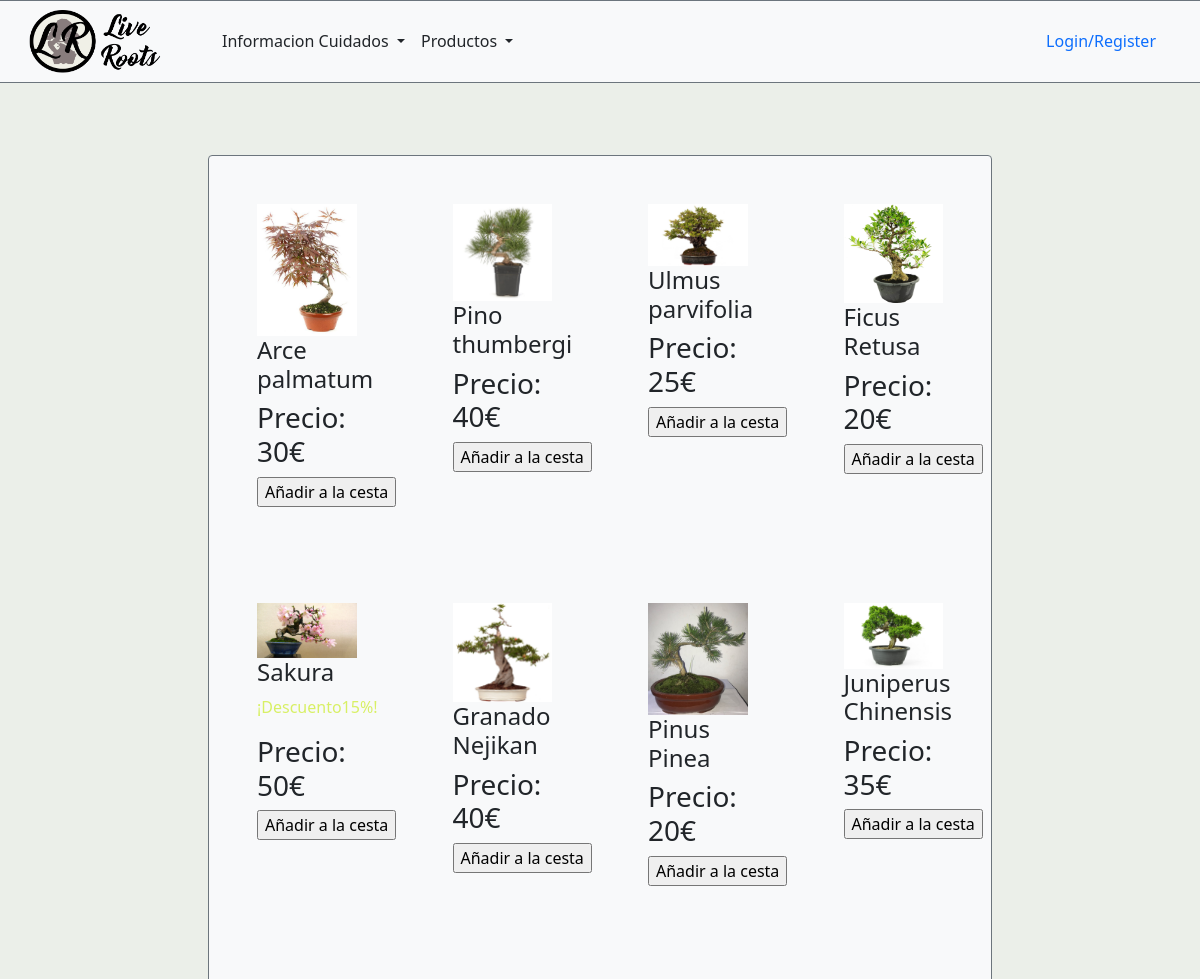
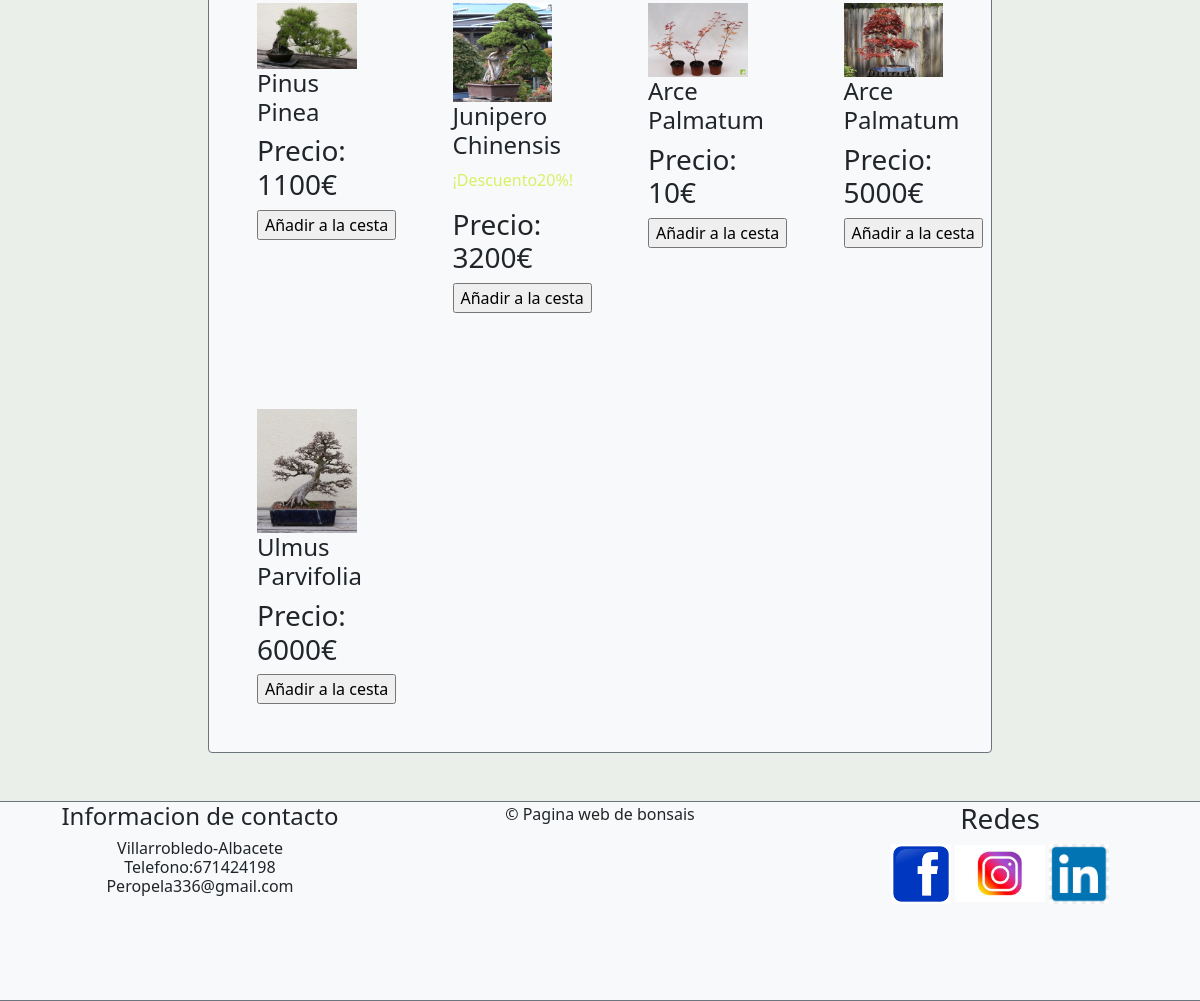
Screenshot of /capaPresentacion/tienda.php with the database file from the repository (2 pictures, top to bottom).
### tables this page shows
create table
    Productos (
        codProducto int primary key,
        nombreProducto varchar(20),
        descripcion varchar(50),
        cantidad int,
        img varchar(100),
        precio int,
        tipo varchar(15),
        descuento varchar(20)
    );

### capaPresentacion/tienda.php (the view, shortened to what the rows shown need)
<?php
include '../capaNegocio/productos.php';
?>
<!doctype html>
<html lang="en">
	<head>
		<link href="https://cdn.jsdelivr.net/npm/bootstrap@5.0.2/dist/css/bootstrap.min.css" rel="stylesheet">
		<link rel="stylesheet" href="index.css" type="text/css" media="screen" />
	</head>
	<body>
			<?php
		if (isset($_SESSION['usuario'])) {
			?>
			<div class="container-fluid ">
				<header class="navbar-light bg-light row border-top border-bottom border-secondary">
					<nav class="navbar navbar-expand-lg navbar-light bg-light">
						<div class="container-fluid">
							<a class="navbar-brand" href="tienda.php "><img class="img-fluid" src="img/logo titulo.png" width="170"></a>
							<button class="navbar-toggler" type="button" data-bs-toggle="collapse" data-bs-target="#navbarSupportedContent" aria-controls="navbarSupportedContent" aria-expanded="false" aria-label="Toggle navigation">
								<span class="navbar-toggler-icon"></span>
							</button>
							<div class="collapse navbar-collapse" id="navbarSupportedContent">
								<ul class="navbar-nav me-auto mb-2 mb-lg-0">
									<li class="nav-item dropdown">
										<a id="produ3" class="nav-link dropdown-toggle text-dark" href="#" id="navbarDropdown" role="button" data-bs-toggle="dropdown" aria-expanded="false">
											Productos
										</a>
										<ul class="dropdown-menu" aria-labelledby="navbarDropdown">
											<li><form action="tienda.php" method="post"><input type="submit" class="dropdown-item" href="#" value="Bonsais" name="productosbonsai"></form></li>
											<li><form action="tienda.php" method="post"><input type="submit" class="dropdown-item" href="#" value="Prebonsais" name="productosprebonsai"></form></li>
											<li><form action="tienda.php" method="post"><input type="submit" class="dropdown-item" href="#" value="Plantones" name="productosplanton"></form></li>
										</ul>
									</li>
									<li class="nav-item dropdown ">
										<a id="info3" class="nav-link dropdown-toggle text-dark" href="#" id="navbarDropdown" role="button" data-bs-toggle="dropdown" aria-expanded="false">
											Informacion Cuidados
										</a>
										<ul class="dropdown-menu" aria-labelledby="navbarDropdown">
											<li><a class="dropdown-item" href="topconocidos.php">Top Conocidos</a></li>
											<li><a class="dropdown-item" href="infoCuidados.php">Info Cuidados</a></li>
										</ul>
									</li>
								</ul>
								<form class="d-flex" method="post" action="tienda.php">
									<input class="form-control me-2"  placeholder="Search" aria-label="Search" name="buscador">
									<input class="btn  btn-outline-dark" type="submit" name="botonsearch" value="Search">
								</form>
								<ul class="navbar-nav  m-lg-2">
									<li class="nav-item dropdown ">
										<button class="btn btn-light dropdown-toggle" type="button" id="dropdownMenuButton1" data-bs-toggle="dropdown" aria-expanded="false">
											<svg xmlns="http://www.w3.org/2000/svg" width="16" height="16" fill="currentColor" class="bi bi-person-circle" viewBox="0 0 16 16">
											<path d="M11 6a3 3 0 1 1-6 0 3 3 0 0 1 6 0z"/>
											<path fill-rule="evenodd" d="M0 8a8 8 0 1 1 16 0A8 8 0 0 1 0 8zm8-7a7 7 0 0 0-5.468
												  11.37C3.242 11.226 4.805 10 8 10s4.757 1.225 5.468 2.37A7 7 0 0 0 8 1z"/> </svg>
												  <?php
												  echo $_SESSION['usuario']->getNombre();
												  ?>
										</button>
										<ul class="dropdown-menu" aria-labelledby="dropdownMenuButton1">
											<li><a class="dropdown-item" href="perfil.php">Perfil</a></li>
											<li><a class="dropdown-item" href="compras.php">Compras</a></li>
											<?php
											if ($_SESSION['usuario']->getEmail() == "admin@livingroots.es") {
												?>
												<li><a class="dropdown-item" href="administracion.php">Administracion</a></li>
												<?php
											}
											?>
											<li><a class="dropdown-item" href="#"><form action="tienda.php" method="post">
														<button class="bg-light border border-0" type="submit" name="cierrasesion">cierra sesion</button>
													</form></a></li>
										</ul>
									</li>
									<li class="nav-item dropdown m-auto">
										<a href="carrito.php"><svg xmlns="http://www.w3.org/2000/svg" width="30" height="30"  class="bi bi-basket" viewBox="0 0 16 16">
											<path d="M5.757 1.071a.5.5 0 0 1 .172.686L3.383 6h9.234L10.07 1.757a.5.5 0 1 1 .858-.514L13.783 6H15a1 1 0 0 1 1 1v1a1 1 0 0 1-1
												  1v4.5a2.5 2.5 0 0 1-2.5 2.5h-9A2.5 2.5 0 0 1 1 13.5V9a1 1 0 0 1-1-1V7a1 1 0 0 1 1-1h1.217L5.07 1.243a.5.5 0 0 1 .686-.172zM2
												  9v4.5A1.5 1.5 0 0 0 3.5 15h9a1.5 1.5 0 0 0 1.5-1.5V9H2zM1 7v1h14V7H1zm3 3a.5.5 0 0 1 .5.5v3a.5.5 0 0 1-1 0v-3A.5.5 0 0 1 4 10zm2
												  0a.5.5 0 0 1 .5.5v3a.5.5 0 0 1-1 0v-3A.5.5 0 0 1 6 10zm2 0a.5.5 0 0 1 .5.5v3a.5.5 0 0 1-1 0v-3A.5.5 0 0 1 8 10zm2 0a.5.5 0 0 1 .5.
												  5v3a.5.5 0 0 1-1 0v-3a.5.5 0 0 1 .5-.5zm2 0a.5.5 0 0 1 .5.5v3a.5.5 0 0 1-1 0v-3a.5.5 0 0 1 .5-.5z"/> </svg>
										</a>
									</li>
								</ul>
							</div>
						</div>
					</nav>
				</header>
				<br>
				<div class="row row-cols-4 col-md-8 m-auto mt-5 bg-light rounded border border-secondary" id="productos">
					<?php
					if (isset($_POST['productosbonsai'])) {
						$producto = new Productos();
						$nose = $producto->extraerBonsai();
						foreach ($nose as $fila) {
							?>
							<div class="col p-5">
								<form action="producto.php" method="post">
									<button class="bg-light border border-0" type="submit"  name="cesta">
										<input type="hidden" name="fila" value="<?php echo $fila->getcodProducto() ?>">
										<img class="img-fluid" width="250" src="img/<?php echo $fila->getimg() ?>">
										<h6><?php echo $fila->getnombreProducto() ?></h6>
										<?php
										if($fila->getdescuento()>0){
											?>
											<p style="color:#D8F065;">¡Descuento<?php echo $fila->getdescuento()?>%!</p>
										<?php
										}
										?>
										<h4><?php echo $fila->getprecio() ?>€</h4>
									</button>
									<?php
									if ($fila->getcantidad() == 0) {
										echo "No hay en el Stock";
									} else {
										?>
										<?php
									}
									?>
								</form>
							</div>
							<?php
						}
					} else if (isset($_POST['productosprebonsai'])) {
						$producto = new Productos();
						$nose = $producto->extraerPrebonsai();
						foreach ($nose as $fila) {
							?>
							<div class="col p-5">
								<form action="producto.php" method="post">
									<button class="bg-light border border-0" type="submit"  name="cesta">
										<input type="hidden" name="fila" value="<?php echo $fila->getcodProducto() ?>">
										<img class="img-fluid" width="250" src="img/<?php echo $fila->getimg() ?>">
										<h6><?php echo $fila->getnombreProducto() ?></h6>
										<?php
										if($fila->getdescuento()>0){
											?>
											<p style="color:#D8F065;">¡Descuento<?php echo $fila->getdescuento()?>%!</p>
										<?php
										}
										?>
										<h4><?php echo $fila->getprecio() ?>€</h4>
									</button>
									<?php
									if ($fila->getcantidad() == 0) {
										echo "No hay en el Stock";
									} else {
										?>
										<?php
									}
									?>
								</form>
							</div>
							<?php
						}
					} else if (isset($_POST['productosplanton'])) {
						$producto = new Productos();
						$nose = $producto->extraerPlanton();
						foreach ($nose as $fila) {
							?>
							<div class="col p-5">
								<form action="producto.php" method="post">
									<button class="bg-light border border-0" type="submit"  name="cesta">
										<input type="hidden" name="fila" value="<?php echo $fila->getcodProducto() ?>">
										<img class="img-fluid" width="250" src="img/<?php echo $fila->getimg() ?>">
										<h6><?php echo $fila->getnombreProducto() ?></h6>
									<?php
										if($fila->getdescuento()>0){
											?>
											<p style="color:#D8F065;">¡Descuento<?php echo $fila->getdescuento()?>%!</p>
										<?php
										}
										?>
										<h4><?php echo $fila->getprecio() ?>€</h4>
									</button>
									<?php
									if ($fila->getcantidad() == 0) {
										echo "No hay en el Stock";
									} else {
										?>
										<?php
									}
									?>
								</form>
							</div>
							<?php
						}
					} else if (isset($_POST['botonsearch'])) {
						$producto = new Productos();
						$nose = $producto->buscador($_POST['buscador']);
						var_dump($nose);
						foreach ($nose as $fila) {
							?>
							<div class="col p-5">
								<form action="producto.php" method="post">
									<button class="bg-light border border-0" type="submit"  name="cesta">
										<input type="hidden" name="fila" value="<?php echo $fila->getcodProducto() ?>">
										<img class="img-fluid" width="250" src="img/<?php echo $fila->getimg() ?>">
										<h6><?php echo $fila->getnombreProducto() ?></h6>
										<?php
										if($fila->getdescuento()>0){
											?>
											<p style="color:#D8F065;">¡Descuento<?php echo $fila->getdescuento()?>%!</p>
										<?php
										}
										?>
										<h4><?php echo $fila->getprecio() ?>€</h4>
									</button>
									<?php
									if ($fila->getcantidad() == 0) {
										echo "No hay en el Stock";
									} else {
										?>
										<?php
									}
									?>
								</form>
							</div>
							<?php
						}
					} else {
						$producto = new Productos();
						$nose = $producto->extraerProductos();
						foreach ($nose as $fila) {
							?>
							<div class="col p-5">
								<form action="producto.php" method="post">
									<button class="bg-light border border-0" type="submit"  name="cesta">
										<input type="hidden" name="fila" value="<?php echo $fila->getcodProducto() ?>">
										<img class="img-fluid"  src="img/<?php echo $fila->getimg() ?>">
										<h6><?php echo $fila->getnombreProducto() ?></h6>
									<?php
										if($fila->getdescuento()>0){
											?>
											<p style="color:#D8F065;">¡Descuento<?php echo $fila->getdescuento()?>%!</p>
										<?php
										}
										?>
										<h4><?php echo $fila->getprecio() ?>€</h4>
									</button>
									<?php
									if ($fila->getcantidad() == 0) {
										echo "No hay en el Stock";
									} else {
										?>
										<?php
									}
									?>
								</form>
							</div>
							<?php
						}
					}
					?>
				</div>
				<div class="row mb-lg-4">
				</div>
				<footer class="fooder row bg-light border-top border-bottom border-secondary mt-5">
					<div class="col text-center">
						<h4>Informacion de contacto</h4>
						<h6>
							Villarrobledo-Albacete <br>
							Telefono:671424198 <br>
							Peropela336@gmail.com
						</h6>
					</div>
					<div class="col text-center">
						<p>&copy; Pagina web de bonsais</p>
					</div>
					<div class="col text-center">
						<h3>Redes</h3>
						<a href="https://www.facebook.com/profile.php?id=100008619615493"><img class="img-fluid" src="img/facebook.png" width="60"></a>
						<a href="https://www.instagram.com/pedro_mr78/"><img class="img-fluid" src="img/insta.jpg" width="90"></a>
						<a href="www.linkedin.com/in/pedro-montero-rodriguez-9ab7841ab"><img class="img-fluid" src="img/linkedin.jpg" width="60"></a>
					</div>
				</footer>
			</div>
			<?php
		} else {
			?>
			<div class="container-fluid ">
				<br>
				<div class="row row-cols-4 col-md-8 m-auto mt-5 bg-light rounded border border-secondary" id="productos">
					<?php
					if (isset($_POST['productosbonsai'])) {
						$producto = new Productos();
						$nose = $producto->extraerBonsai();
						foreach ($nose as $fila) {
							?>
							<div class="col p-5">
								<form action="carrito.php" method="post">
									<input type="hidden" name="fila" value="<?php echo $fila->getcodProducto() ?>">
									<img class="img-fluid" width="250" src="img/<?php echo $fila->getimg() ?>">
									<h4><?php echo $fila->getnombreProducto() ?></h4>
									<?php
										if($fila->getdescuento()>0){
											?>
											<p style="color:#D8F065;">¡Descuento<?php echo $fila->getdescuento()?>%!</p>
										<?php
										}
										?>
									<h3><?php echo $fila->getprecio() ?>€</h3>
									<?php
									if ($fila->getcantidad() == 0) {
										echo "No hay en el Stock";
									} else {
										?>
										<a href="login.php"><input  type="button" value="Añadir a la cesta" name="cesta"></a>
										<?php
									}
									?>
								</form>
							</div>
							<?php
						}
					} else {
						$producto = new Productos();
						$nose = $producto->extraerProductos();
						foreach ($nose as $fila) {
							?>
							<form class="col p-5" action="carrito.php" method="post">
								<img class="img-fluid" width="250" src="img/<?php echo $fila->getimg() ?>">
								<h4><?php echo $fila->getnombreProducto() ?></h4>
								<?php
										if($fila->getdescuento()>0){
											?>
											<p style="color:#D8F065;">¡Descuento<?php echo $fila->getdescuento()?>%!</p>
										<?php
										}
										?>
								<h3>Precio: <?php echo $fila->getprecio() ?>€</h3>
								<?php
								if ($fila->getcantidad() == 0) {
									echo "No hay en el Stock";
								} else {
									?>
									<a href="login.php"><input  type="button" value="Añadir a la cesta" name="cesta"></a>
									<?php
								}
								?>
							</form>
							<br>
							<?php
						}
					}
					?>
				</div>
			</div>
			<?php
		}
		?>
	</body>
</html>

### rows the page displays
productos: img (picture), nombreProducto "Arce palmatum", precio "30"
productos: img (picture), nombreProducto "Pino thumbergi", precio "40"
productos: img (picture), nombreProducto "Ulmus parvifolia", precio "25"
productos: img (picture), nombreProducto "Ficus Retusa", precio "20"
productos: img (picture), nombreProducto "Sakura", descuento "15", precio "50"
productos: img (picture), nombreProducto "Granado Nejikan", precio "40"
productos: img (picture), nombreProducto "Pinus Pinea", precio "20"
productos: img (picture), nombreProducto "Juniperus Chinensis", precio "35"
productos: img (picture), nombreProducto "Pinus Pinea", precio "1100"
productos: img (picture), nombreProducto "Junipero Chinensis", descuento "20", precio "3200"
productos: img (picture), nombreProducto "Arce Palmatum", precio "10"
productos: img (picture), nombreProducto "Arce Palmatum", precio "5000"
productos: img (picture), nombreProducto "Ulmus Parvifolia", precio "6000"
